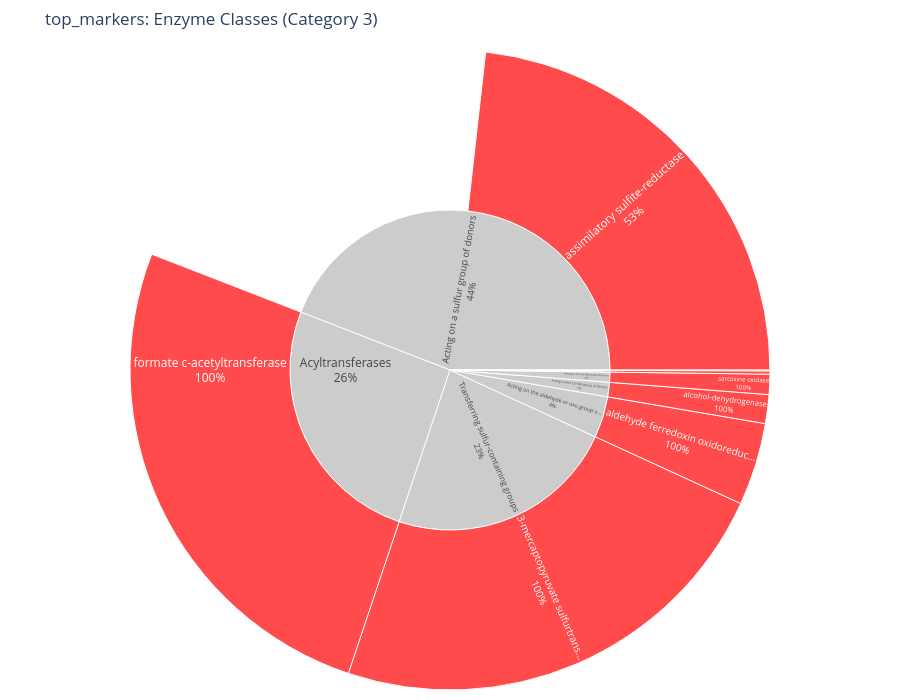

Write notebook code for a chart like this one.
### Code cell
fig,  sunburst_data  = create_sunburst_chart_with_details(top_markers, "top_markers", top_n=200, category=3)
# Save as static image
output_path= data_visual/"32_sun_prot_class.png"
fig.write_image(output_path, scale=3)
# Show in notebook/browser
fig.show()

### Figure 1 — Plotly figure (JSON) as saved in the notebook; plotly's stock layout.template omitted (floating-point values rounded to 4 significant figures)
{"data": [{"branchvalues": "total", "customdata": [["<b>Enzyme</b>: Acyltransferases.<br><b>Entries</b>: 66<br><b>Total</b>: 9.01"], ["<b>Protein</b>: formate c-acetyltransferase<br><b>Value</b>: 9.009<br><b>Mechanisms</b>: N/A"], ["<b>Enzyme</b>: Acting on a sulfur group of donors.<br><b>Entries</b>: 41<br><b>Total</b>: 15.43"], ["<b>Protein</b>: thiosulfate-dehydrogenase<br><b>Value</b>: 0.556<br><b>Mechanisms</b>: N/A"], ["<b>Protein</b>: assimilatory sulfite-reductase<br><b>Value</b>: 8.124<br><b>Mechanisms</b>: N/A"], ["<b>Protein</b>: sulfite-dehydrogenase<br><b>Value</b>: 6.750<br><b>Mechanisms</b>: N/A"], ["<b>Enzyme</b>: Acting on the CH-NH group of donors.<br><b>Entries</b>: 2<br><b>Total</b>: 0.36"], ["<b>Protein</b>: sarcosine oxidase<br><b>Value</b>: 0.356<br><b>Mechanisms</b>: N/A"], ["<b>Enzyme</b>: Transferring sulfur-containing groups.<br><b>Entries</b>: 42<br><b>Total</b>: 8.15"], ["<b>Protein</b>: 3-mercaptopyruvate sulfurtransferase<br><b>Value</b>: 8.146<br><b>Mechanisms</b>: N/A"], ["<b>Enzyme</b>: Transferring phosphorus-containing groups.<br><b>Entries</b>: 1<br><b>Total</b>: 0.01"], ["<b>Protein</b>: acetate kinase<br><b>Value</b>: 0.015<br><b>Mechanisms</b>: N/A"], ["<b>Enzyme</b>: Carbon-oxygen lyases.<br><b>Entries</b>: 1<br><b>Total</b>: 0.06"], ["<b>Protein</b>: cystathionine beta-synthase<br><b>Value</b>: 0.058<br><b>Mechanisms</b>: N/A"], ["<b>Enzyme</b>: Acting on the aldehyde or oxo group of donors.<br><b>Entries</b>: 6<br><b>Total</b>: 1.46"], ["<b>Protein</b>: aldehyde ferredoxin oxidoreductase<br><b>Value</b>: 1.459<br><b>Mechanisms</b>: N/A"], ["<b>Enzyme</b>: Acting on the CH-OH group of donors.<br><b>Entries</b>: 5<br><b>Total</b>: 0.51"], ["<b>Protein</b>: alcohol-dehydrogenase<br><b>Value</b>: 0.509<br><b>Mechanisms</b>: N/A"]], "domain": {"x": [0, 1], "y": [0, 1]}, "hovertemplate": "%{customdata[0]}", "ids": ["Acyltransferases.", "Acyltransferases.||protein_name", "Acting on a sulfur group of donors.", "Acting on a sulfur group of donors.||protein_name", "Acting on a sulfur group of donors.||protein_name", "Acting on a sulfur group of donors.||protein_name", "Acting on the CH-NH group of donors.", "Acting on the CH-NH group of donors.||protein_name", "Transferring sulfur-containing groups.", "Transferring sulfur-containing groups.||protein_name", "Transferring phosphorus-containing groups.", "Transferring phosphorus-containing groups.||protein_name", "Carbon-oxygen lyases.", "Carbon-oxygen lyases.||protein_name", "Acting on the aldehyde or oxo group of donors.", "Acting on the aldehyde or oxo group of donors.||protein_name", "Acting on the CH-OH group of donors.", "Acting on the CH-OH group of donors.||protein_name"], "insidetextorientation": "radial", "labels": ["Acyltransferases", "formate c-acetyltransferase", "Acting on a sulfur group of donors", "thiosulfate-dehydrogenase", "assimilatory sulfite-reductase", "sulfite-dehydrogenase", "Acting on the CH-NH group of donors", "sarcosine oxidase", "Transferring sulfur-containing groups", "3-mercaptopyruvate sulfurtrans...", "Transferring phosphorus-containing gr...", "acetate kinase", "Carbon-oxygen lyases", "cystathionine beta-synthase", "Acting on the aldehyde or oxo group o...", "aldehyde ferredoxin oxidoreduc...", "Acting on the CH-OH group of donors", "alcohol-dehydrogenase"], "marker": {"colors": ["#CCCCCC", "#FF0000", "#CCCCCC", "#FF8C00", "#FF0000", "#FF0000", "#CCCCCC", "#FF0000", "#CCCCCC", "#FF0000", "#CCCCCC", "#FF0000", "#CCCCCC", "#FF0000", "#CCCCCC", "#FF0000", "#CCCCCC", "#FF0000"]}, "name": "", "parents": [null, "Acyltransferases.", null, "Acting on a sulfur group of donors.", "Acting on a sulfur group of donors.", "Acting on a sulfur group of donors.", null, "Acting on the CH-NH group of donors.", null, "Transferring sulfur-containing groups.", null, "Transferring phosphorus-containing groups.", null, "Carbon-oxygen lyases.", null, "Acting on the aldehyde or oxo group of donors.", null, "Acting on the CH-OH group of donors."], "textinfo": "label+percent parent", "type": "sunburst", "values": [9.009, 9.009, 15.43, 0.556, 8.124, 6.75, 0.3562, 0.3562, 8.146, 8.146, 0.015, 0.015, 0.05826, 0.05826, 1.459, 1.459, 0.5092, 0.5092]}], "layout": {"height": 700, "legend": {"tracegroupgap": 0}, "margin": {"b": 10, "l": 10, "r": 10, "t": 50}, "title": {"text": "top_markers: Enzyme Classes (Category 3)"}, "width": 900}}
